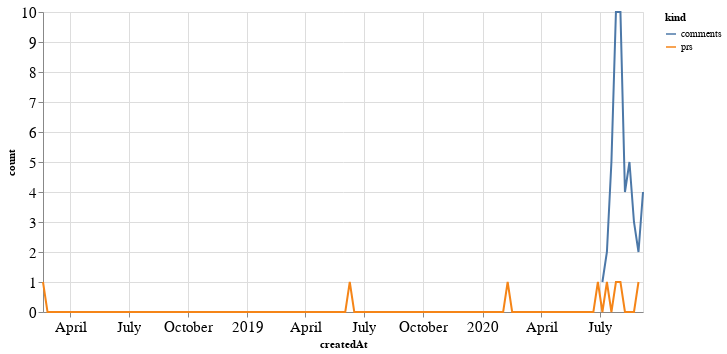

The notebook cell this image was saved under:
### Code cell
alt.Chart(total_time, width=600).mark_line().encode(
    x='createdAt',
    y='count',
    color='kind'
)

### Figure 1 — Vega-Lite specification as saved in the notebook (floating-point values rounded to 4 significant figures; data arrays with more than 128 entries replaced by an {"elided": "..."} marker saying what was removed)
{"config": {"axisLeft": {"labelFontSize": 15}, "axisBottom": {"labelFontSize": 15}}, "data": {"name": "data-e4b27a1a7d5e94fb07d588d922699b19"}, "mark": "line", "encoding": {"color": {"type": "nominal", "field": "kind"}, "x": {"type": "temporal", "field": "createdAt"}, "y": {"type": "quantitative", "field": "count"}}, "width": 600, "$schema": "https://vega.github.io/schema/vega-lite/v4.8.1.json", "datasets": {"data-e4b27a1a7d5e94fb07d588d922699b19": {"elided": "268 records"}}}
